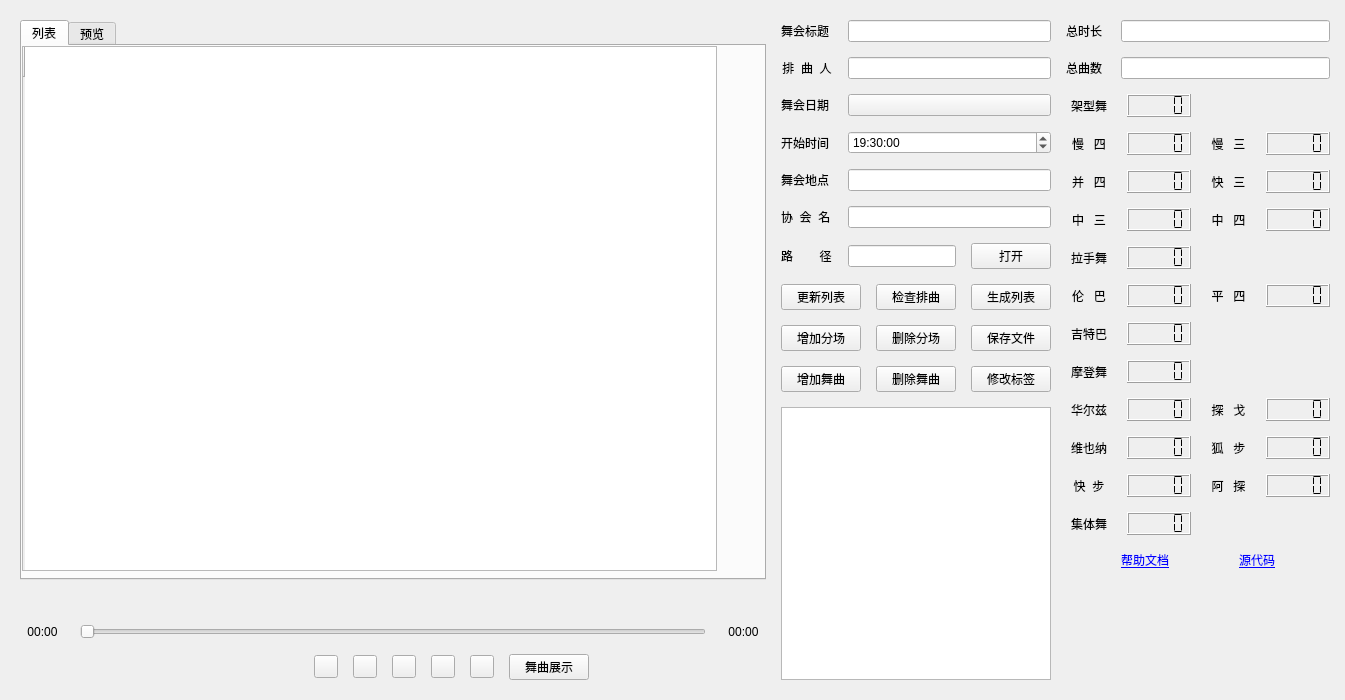
<?xml version="1.0" encoding="UTF-8"?>
<ui version="4.0">
 <class>Form</class>
 <widget class="QWidget" name="Form">
  <property name="windowModality">
   <enum>Qt::NonModal</enum>
  </property>
  <property name="geometry">
   <rect>
    <x>0</x>
    <y>0</y>
    <width>1345</width>
    <height>700</height>
   </rect>
  </property>
  <property name="minimumSize">
   <size>
    <width>1345</width>
    <height>700</height>
   </size>
  </property>
  <property name="windowTitle">
   <string>舞曲列表生成器</string>
  </property>
  <widget class="QFrame" name="QFrame_1">
   <property name="geometry">
    <rect>
     <x>0</x>
     <y>0</y>
     <width>1350</width>
     <height>700</height>
    </rect>
   </property>
   <layout class="QHBoxLayout" name="horizontalLayout_2" stretch="2,0,0">
    <property name="spacing">
     <number>15</number>
    </property>
    <property name="leftMargin">
     <number>20</number>
    </property>
    <property name="topMargin">
     <number>20</number>
    </property>
    <property name="rightMargin">
     <number>20</number>
    </property>
    <property name="bottomMargin">
     <number>20</number>
    </property>
    <item>
     <layout class="QVBoxLayout" name="verticalLayout">
      <item>
       <widget class="QTabWidget" name="tabWidget">
        <property name="currentIndex">
         <number>0</number>
        </property>
        <widget class="QWidget" name="tab_1">
         <attribute name="title">
          <string>列表</string>
         </attribute>
         <widget class="QTableWidget" name="TableWidget">
          <property name="geometry">
           <rect>
            <x>0</x>
            <y>0</y>
            <width>695</width>
            <height>525</height>
           </rect>
          </property>
          <property name="sizePolicy">
           <sizepolicy hsizetype="Expanding" vsizetype="Expanding">
            <horstretch>0</horstretch>
            <verstretch>0</verstretch>
           </sizepolicy>
          </property>
          <property name="dragDropMode">
           <enum>QAbstractItemView::InternalMove</enum>
          </property>
          <property name="defaultDropAction">
           <enum>Qt::MoveAction</enum>
          </property>
          <row>
           <property name="text">
            <string/>
           </property>
          </row>
         </widget>
        </widget>
        <widget class="QWidget" name="tab_2">
         <attribute name="title">
          <string>预览</string>
         </attribute>
         <widget class="QGraphicsView" name="graphicsView">
          <property name="geometry">
           <rect>
            <x>0</x>
            <y>0</y>
            <width>695</width>
            <height>525</height>
           </rect>
          </property>
          <property name="sizePolicy">
           <sizepolicy hsizetype="Expanding" vsizetype="Expanding">
            <horstretch>1</horstretch>
            <verstretch>1</verstretch>
           </sizepolicy>
          </property>
         </widget>
        </widget>
       </widget>
      </item>
      <item>
       <layout class="QGridLayout" name="gridLayout_6" columnstretch="0,1,0">
        <item row="1" column="2">
         <widget class="StrongBodyLabel" name="label_24">
          <property name="sizePolicy">
           <sizepolicy hsizetype="Fixed" vsizetype="Preferred">
            <horstretch>0</horstretch>
            <verstretch>0</verstretch>
           </sizepolicy>
          </property>
          <property name="minimumSize">
           <size>
            <width>45</width>
            <height>0</height>
           </size>
          </property>
          <property name="styleSheet">
           <string notr="true"/>
          </property>
          <property name="text">
           <string>00:00</string>
          </property>
          <property name="alignment">
           <set>Qt::AlignCenter</set>
          </property>
         </widget>
        </item>
        <item row="1" column="1">
         <widget class="QSlider" name="horizontalSlider">
          <property name="sizePolicy">
           <sizepolicy hsizetype="Preferred" vsizetype="Fixed">
            <horstretch>0</horstretch>
            <verstretch>0</verstretch>
           </sizepolicy>
          </property>
          <property name="orientation">
           <enum>Qt::Horizontal</enum>
          </property>
          <property name="tickPosition">
           <enum>QSlider::NoTicks</enum>
          </property>
         </widget>
        </item>
        <item row="1" column="0">
         <widget class="StrongBodyLabel" name="label_23">
          <property name="sizePolicy">
           <sizepolicy hsizetype="Fixed" vsizetype="Preferred">
            <horstretch>0</horstretch>
            <verstretch>0</verstretch>
           </sizepolicy>
          </property>
          <property name="minimumSize">
           <size>
            <width>45</width>
            <height>0</height>
           </size>
          </property>
          <property name="styleSheet">
           <string notr="true"/>
          </property>
          <property name="text">
           <string>00:00</string>
          </property>
          <property name="alignment">
           <set>Qt::AlignCenter</set>
          </property>
         </widget>
        </item>
        <item row="0" column="1">
         <widget class="StrongBodyLabel" name="label_25">
          <property name="sizePolicy">
           <sizepolicy hsizetype="Preferred" vsizetype="Fixed">
            <horstretch>0</horstretch>
            <verstretch>0</verstretch>
           </sizepolicy>
          </property>
          <property name="layoutDirection">
           <enum>Qt::LeftToRight</enum>
          </property>
          <property name="text">
           <string/>
          </property>
          <property name="alignment">
           <set>Qt::AlignCenter</set>
          </property>
         </widget>
        </item>
        <item row="2" column="1">
         <layout class="QHBoxLayout" name="horizontalLayout" stretch="2,2,0,0,0,0,0,0,2">
          <item>
           <spacer name="horizontalSpacer_15">
            <property name="orientation">
             <enum>Qt::Horizontal</enum>
            </property>
            <property name="sizeHint" stdset="0">
             <size>
              <width>40</width>
              <height>20</height>
             </size>
            </property>
           </spacer>
          </item>
          <item>
           <spacer name="horizontalSpacer_17">
            <property name="orientation">
             <enum>Qt::Horizontal</enum>
            </property>
            <property name="sizeHint" stdset="0">
             <size>
              <width>40</width>
              <height>20</height>
             </size>
            </property>
           </spacer>
          </item>
          <item>
           <widget class="ToolButton" name="pushButton_13">
            <property name="text">
             <string/>
            </property>
           </widget>
          </item>
          <item>
           <widget class="ToolButton" name="pushButton_11">
            <property name="text">
             <string/>
            </property>
           </widget>
          </item>
          <item>
           <widget class="ToolButton" name="pushButton">
            <property name="text">
             <string/>
            </property>
           </widget>
          </item>
          <item>
           <widget class="ToolButton" name="pushButton_10">
            <property name="text">
             <string/>
            </property>
           </widget>
          </item>
          <item>
           <widget class="ToolButton" name="pushButton_12">
            <property name="text">
             <string/>
            </property>
           </widget>
          </item>
          <item>
           <widget class="PushButton" name="pushButton_15">
            <property name="sizePolicy">
             <sizepolicy hsizetype="Minimum" vsizetype="Fixed">
              <horstretch>0</horstretch>
              <verstretch>0</verstretch>
             </sizepolicy>
            </property>
            <property name="text">
             <string>舞曲展示</string>
            </property>
           </widget>
          </item>
          <item>
           <spacer name="horizontalSpacer_16">
            <property name="orientation">
             <enum>Qt::Horizontal</enum>
            </property>
            <property name="sizeHint" stdset="0">
             <size>
              <width>40</width>
              <height>20</height>
             </size>
            </property>
           </spacer>
          </item>
         </layout>
        </item>
       </layout>
      </item>
     </layout>
    </item>
    <item>
     <layout class="QGridLayout" name="gridLayout_4" rowstretch="0,0,1">
      <item row="0" column="0">
       <layout class="QGridLayout" name="gridLayout_3">
        <item row="0" column="0">
         <widget class="StrongBodyLabel" name="StrongBodyLabel_1">
          <property name="text">
           <string>舞会标题</string>
          </property>
         </widget>
        </item>
        <item row="0" column="1" colspan="2">
         <widget class="LineEdit" name="LineEdit_1"/>
        </item>
        <item row="1" column="0">
         <widget class="StrongBodyLabel" name="StrongBodyLabel_2">
          <property name="text">
           <string>排  曲  人</string>
          </property>
          <property name="alignment">
           <set>Qt::AlignCenter</set>
          </property>
         </widget>
        </item>
        <item row="1" column="1" colspan="2">
         <widget class="LineEdit" name="LineEdit_2"/>
        </item>
        <item row="2" column="0">
         <widget class="StrongBodyLabel" name="StrongBodyLabel_3">
          <property name="text">
           <string>舞会日期</string>
          </property>
         </widget>
        </item>
        <item row="2" column="1" colspan="2">
         <widget class="CalendarPicker" name="CalendarPicker"/>
        </item>
        <item row="3" column="0">
         <widget class="StrongBodyLabel" name="StrongBodyLabel_6">
          <property name="text">
           <string>开始时间</string>
          </property>
         </widget>
        </item>
        <item row="3" column="1" colspan="2">
         <widget class="TimeEdit" name="TimeEdit">
          <property name="dateTime">
           <datetime>
            <hour>19</hour>
            <minute>30</minute>
            <second>0</second>
            <year>2000</year>
            <month>1</month>
            <day>1</day>
           </datetime>
          </property>
         </widget>
        </item>
        <item row="4" column="0">
         <widget class="StrongBodyLabel" name="StrongBodyLabel_8">
          <property name="text">
           <string>舞会地点</string>
          </property>
         </widget>
        </item>
        <item row="4" column="1" colspan="2">
         <widget class="EditableComboBox" name="EditableComboBox_2"/>
        </item>
        <item row="5" column="0">
         <widget class="StrongBodyLabel" name="StrongBodyLabel_4">
          <property name="text">
           <string>协  会  名</string>
          </property>
         </widget>
        </item>
        <item row="5" column="1" colspan="2">
         <widget class="EditableComboBox" name="EditableComboBox"/>
        </item>
        <item row="6" column="0">
         <widget class="StrongBodyLabel" name="StrongBodyLabel_5">
          <property name="text">
           <string>路        径</string>
          </property>
         </widget>
        </item>
        <item row="6" column="1">
         <widget class="LineEdit" name="LineEdit_3"/>
        </item>
        <item row="6" column="2">
         <widget class="PushButton" name="PushButton_1">
          <property name="enabled">
           <bool>true</bool>
          </property>
          <property name="sizePolicy">
           <sizepolicy hsizetype="Minimum" vsizetype="Fixed">
            <horstretch>0</horstretch>
            <verstretch>0</verstretch>
           </sizepolicy>
          </property>
          <property name="text">
           <string>打开</string>
          </property>
         </widget>
        </item>
       </layout>
      </item>
      <item row="1" column="0">
       <layout class="QGridLayout" name="gridLayout_2" rowstretch="0,0,0" columnstretch="0,0,0">
        <item row="0" column="0">
         <widget class="PushButton" name="pushButton_9">
          <property name="styleSheet">
           <string notr="true"/>
          </property>
          <property name="text">
           <string>更新列表</string>
          </property>
         </widget>
        </item>
        <item row="2" column="0">
         <widget class="PushButton" name="pushButton_7">
          <property name="styleSheet">
           <string notr="true"/>
          </property>
          <property name="text">
           <string>增加舞曲</string>
          </property>
         </widget>
        </item>
        <item row="2" column="2">
         <widget class="PushButton" name="pushButton_14">
          <property name="styleSheet">
           <string notr="true"/>
          </property>
          <property name="text">
           <string>修改标签</string>
          </property>
         </widget>
        </item>
        <item row="0" column="1">
         <widget class="PushButton" name="pushButton_3">
          <property name="styleSheet">
           <string notr="true"/>
          </property>
          <property name="text">
           <string>检查排曲</string>
          </property>
         </widget>
        </item>
        <item row="2" column="1">
         <widget class="PushButton" name="pushButton_8">
          <property name="styleSheet">
           <string notr="true"/>
          </property>
          <property name="text">
           <string>删除舞曲</string>
          </property>
         </widget>
        </item>
        <item row="0" column="2">
         <widget class="PushButton" name="pushButton_4">
          <property name="styleSheet">
           <string notr="true"/>
          </property>
          <property name="text">
           <string>生成列表</string>
          </property>
         </widget>
        </item>
        <item row="1" column="0">
         <widget class="PushButton" name="pushButton_5">
          <property name="styleSheet">
           <string notr="true"/>
          </property>
          <property name="text">
           <string>增加分场</string>
          </property>
         </widget>
        </item>
        <item row="1" column="1">
         <widget class="PushButton" name="pushButton_6">
          <property name="styleSheet">
           <string notr="true"/>
          </property>
          <property name="text">
           <string>删除分场</string>
          </property>
         </widget>
        </item>
        <item row="1" column="2">
         <widget class="PushButton" name="pushButton_2">
          <property name="styleSheet">
           <string notr="true"/>
          </property>
          <property name="text">
           <string>保存文件</string>
          </property>
         </widget>
        </item>
       </layout>
      </item>
      <item row="2" column="0">
       <widget class="TextEdit" name="textBrowser"/>
      </item>
     </layout>
    </item>
    <item>
     <layout class="QGridLayout" name="gridLayout_5" rowstretch="0,0,0,0,1" columnstretch="0,0,0,0,0">
      <property name="leftMargin">
       <number>0</number>
      </property>
      <property name="topMargin">
       <number>0</number>
      </property>
      <property name="rightMargin">
       <number>0</number>
      </property>
      <property name="bottomMargin">
       <number>0</number>
      </property>
      <item row="3" column="0">
       <spacer name="horizontalSpacer_9">
        <property name="orientation">
         <enum>Qt::Horizontal</enum>
        </property>
        <property name="sizeHint" stdset="0">
         <size>
          <width>40</width>
          <height>20</height>
         </size>
        </property>
       </spacer>
      </item>
      <item row="1" column="1" colspan="4">
       <widget class="LineEdit" name="LineEdit_5">
        <property name="readOnly">
         <bool>true</bool>
        </property>
       </widget>
      </item>
      <item row="3" column="4">
       <spacer name="horizontalSpacer_10">
        <property name="orientation">
         <enum>Qt::Horizontal</enum>
        </property>
        <property name="sizeHint" stdset="0">
         <size>
          <width>40</width>
          <height>20</height>
         </size>
        </property>
       </spacer>
      </item>
      <item row="0" column="0">
       <widget class="StrongBodyLabel" name="label">
        <property name="styleSheet">
         <string notr="true"/>
        </property>
        <property name="text">
         <string>总时长</string>
        </property>
       </widget>
      </item>
      <item row="2" column="0" colspan="5">
       <layout class="QGridLayout" name="gridLayout">
        <item row="1" column="0">
         <widget class="StrongBodyLabel" name="label_4">
          <property name="styleSheet">
           <string notr="true"/>
          </property>
          <property name="text">
           <string>慢   四</string>
          </property>
          <property name="alignment">
           <set>Qt::AlignCenter</set>
          </property>
         </widget>
        </item>
        <item row="7" column="0">
         <widget class="StrongBodyLabel" name="label_16">
          <property name="enabled">
           <bool>true</bool>
          </property>
          <property name="layoutDirection">
           <enum>Qt::LeftToRight</enum>
          </property>
          <property name="styleSheet">
           <string notr="true"/>
          </property>
          <property name="text">
           <string>摩登舞</string>
          </property>
          <property name="textFormat">
           <enum>Qt::AutoText</enum>
          </property>
          <property name="alignment">
           <set>Qt::AlignCenter</set>
          </property>
         </widget>
        </item>
        <item row="9" column="0">
         <widget class="StrongBodyLabel" name="label_19">
          <property name="styleSheet">
           <string notr="true"/>
          </property>
          <property name="text">
           <string>维也纳</string>
          </property>
          <property name="alignment">
           <set>Qt::AlignCenter</set>
          </property>
         </widget>
        </item>
        <item row="8" column="2">
         <widget class="StrongBodyLabel" name="label_18">
          <property name="styleSheet">
           <string notr="true"/>
          </property>
          <property name="text">
           <string>探   戈</string>
          </property>
          <property name="alignment">
           <set>Qt::AlignCenter</set>
          </property>
         </widget>
        </item>
        <item row="0" column="0">
         <widget class="StrongBodyLabel" name="label_6">
          <property name="enabled">
           <bool>true</bool>
          </property>
          <property name="styleSheet">
           <string notr="true"/>
          </property>
          <property name="text">
           <string>架型舞</string>
          </property>
          <property name="alignment">
           <set>Qt::AlignCenter</set>
          </property>
         </widget>
        </item>
        <item row="0" column="1">
         <widget class="QLCDNumber" name="lcdNumber_1">
          <property name="segmentStyle">
           <enum>QLCDNumber::Flat</enum>
          </property>
          <property name="value" stdset="0">
           <double>0.000000000000000</double>
          </property>
          <property name="intValue" stdset="0">
           <number>0</number>
          </property>
         </widget>
        </item>
        <item row="1" column="2">
         <widget class="StrongBodyLabel" name="label_5">
          <property name="styleSheet">
           <string notr="true"/>
          </property>
          <property name="text">
           <string>慢   三</string>
          </property>
          <property name="alignment">
           <set>Qt::AlignCenter</set>
          </property>
         </widget>
        </item>
        <item row="8" column="3">
         <widget class="QLCDNumber" name="lcdNumber_14">
          <property name="segmentStyle">
           <enum>QLCDNumber::Flat</enum>
          </property>
         </widget>
        </item>
        <item row="8" column="1">
         <widget class="QLCDNumber" name="lcdNumber_13">
          <property name="digitCount">
           <number>5</number>
          </property>
          <property name="segmentStyle">
           <enum>QLCDNumber::Flat</enum>
          </property>
         </widget>
        </item>
        <item row="1" column="1">
         <widget class="QLCDNumber" name="lcdNumber_2">
          <property name="segmentStyle">
           <enum>QLCDNumber::Flat</enum>
          </property>
         </widget>
        </item>
        <item row="11" column="1">
         <widget class="QLCDNumber" name="lcdNumber_18">
          <property name="segmentStyle">
           <enum>QLCDNumber::Flat</enum>
          </property>
         </widget>
        </item>
        <item row="3" column="2">
         <widget class="StrongBodyLabel" name="label_10">
          <property name="styleSheet">
           <string notr="true"/>
          </property>
          <property name="text">
           <string>中   四</string>
          </property>
          <property name="alignment">
           <set>Qt::AlignCenter</set>
          </property>
         </widget>
        </item>
        <item row="1" column="3">
         <widget class="QLCDNumber" name="lcdNumber_3">
          <property name="segmentStyle">
           <enum>QLCDNumber::Flat</enum>
          </property>
         </widget>
        </item>
        <item row="2" column="0">
         <widget class="StrongBodyLabel" name="label_7">
          <property name="styleSheet">
           <string notr="true"/>
          </property>
          <property name="text">
           <string>并   四</string>
          </property>
          <property name="alignment">
           <set>Qt::AlignCenter</set>
          </property>
         </widget>
        </item>
        <item row="4" column="1">
         <widget class="QLCDNumber" name="lcdNumber_8">
          <property name="segmentStyle">
           <enum>QLCDNumber::Flat</enum>
          </property>
         </widget>
        </item>
        <item row="5" column="3">
         <widget class="QLCDNumber" name="lcdNumber_10">
          <property name="segmentStyle">
           <enum>QLCDNumber::Flat</enum>
          </property>
         </widget>
        </item>
        <item row="4" column="0">
         <widget class="StrongBodyLabel" name="label_12">
          <property name="enabled">
           <bool>true</bool>
          </property>
          <property name="styleSheet">
           <string notr="true"/>
          </property>
          <property name="text">
           <string>拉手舞</string>
          </property>
          <property name="alignment">
           <set>Qt::AlignCenter</set>
          </property>
         </widget>
        </item>
        <item row="9" column="3">
         <widget class="QLCDNumber" name="lcdNumber_16">
          <property name="segmentStyle">
           <enum>QLCDNumber::Flat</enum>
          </property>
         </widget>
        </item>
        <item row="10" column="3">
         <widget class="QLCDNumber" name="lcdNumber_19">
          <property name="segmentStyle">
           <enum>QLCDNumber::Flat</enum>
          </property>
         </widget>
        </item>
        <item row="6" column="0">
         <widget class="StrongBodyLabel" name="label_14">
          <property name="styleSheet">
           <string notr="true"/>
          </property>
          <property name="text">
           <string>吉特巴</string>
          </property>
          <property name="alignment">
           <set>Qt::AlignCenter</set>
          </property>
         </widget>
        </item>
        <item row="2" column="1">
         <widget class="QLCDNumber" name="lcdNumber_4">
          <property name="segmentStyle">
           <enum>QLCDNumber::Flat</enum>
          </property>
         </widget>
        </item>
        <item row="10" column="2">
         <widget class="StrongBodyLabel" name="label_26">
          <property name="styleSheet">
           <string notr="true"/>
          </property>
          <property name="text">
           <string>阿   探</string>
          </property>
          <property name="alignment">
           <set>Qt::AlignCenter</set>
          </property>
         </widget>
        </item>
        <item row="11" column="0">
         <widget class="StrongBodyLabel" name="label_22">
          <property name="enabled">
           <bool>true</bool>
          </property>
          <property name="styleSheet">
           <string notr="true"/>
          </property>
          <property name="text">
           <string>集体舞</string>
          </property>
          <property name="alignment">
           <set>Qt::AlignCenter</set>
          </property>
         </widget>
        </item>
        <item row="5" column="1">
         <widget class="QLCDNumber" name="lcdNumber_9">
          <property name="segmentStyle">
           <enum>QLCDNumber::Flat</enum>
          </property>
         </widget>
        </item>
        <item row="3" column="0">
         <widget class="StrongBodyLabel" name="label_9">
          <property name="styleSheet">
           <string notr="true"/>
          </property>
          <property name="text">
           <string>中   三</string>
          </property>
          <property name="alignment">
           <set>Qt::AlignCenter</set>
          </property>
         </widget>
        </item>
        <item row="9" column="1">
         <widget class="QLCDNumber" name="lcdNumber_15">
          <property name="segmentStyle">
           <enum>QLCDNumber::Flat</enum>
          </property>
         </widget>
        </item>
        <item row="5" column="0">
         <widget class="StrongBodyLabel" name="label_13">
          <property name="styleSheet">
           <string notr="true"/>
          </property>
          <property name="text">
           <string>伦   巴</string>
          </property>
          <property name="alignment">
           <set>Qt::AlignCenter</set>
          </property>
         </widget>
        </item>
        <item row="2" column="3">
         <widget class="QLCDNumber" name="lcdNumber_5">
          <property name="segmentStyle">
           <enum>QLCDNumber::Flat</enum>
          </property>
         </widget>
        </item>
        <item row="7" column="1">
         <widget class="QLCDNumber" name="lcdNumber_12">
          <property name="segmentStyle">
           <enum>QLCDNumber::Flat</enum>
          </property>
         </widget>
        </item>
        <item row="6" column="1">
         <widget class="QLCDNumber" name="lcdNumber_11">
          <property name="segmentStyle">
           <enum>QLCDNumber::Flat</enum>
          </property>
         </widget>
        </item>
        <item row="5" column="2">
         <widget class="StrongBodyLabel" name="label_15">
          <property name="styleSheet">
           <string notr="true"/>
          </property>
          <property name="text">
           <string>平   四</string>
          </property>
          <property name="alignment">
           <set>Qt::AlignCenter</set>
          </property>
         </widget>
        </item>
        <item row="8" column="0">
         <widget class="StrongBodyLabel" name="label_17">
          <property name="styleSheet">
           <string notr="true"/>
          </property>
          <property name="text">
           <string>华尔兹</string>
          </property>
          <property name="alignment">
           <set>Qt::AlignCenter</set>
          </property>
         </widget>
        </item>
        <item row="9" column="2">
         <widget class="StrongBodyLabel" name="label_20">
          <property name="styleSheet">
           <string notr="true"/>
          </property>
          <property name="text">
           <string>狐   步</string>
          </property>
          <property name="alignment">
           <set>Qt::AlignCenter</set>
          </property>
         </widget>
        </item>
        <item row="3" column="3">
         <widget class="QLCDNumber" name="lcdNumber_7">
          <property name="segmentStyle">
           <enum>QLCDNumber::Flat</enum>
          </property>
         </widget>
        </item>
        <item row="10" column="0">
         <widget class="StrongBodyLabel" name="label_21">
          <property name="styleSheet">
           <string notr="true"/>
          </property>
          <property name="text">
           <string>快  步</string>
          </property>
          <property name="alignment">
           <set>Qt::AlignCenter</set>
          </property>
         </widget>
        </item>
        <item row="10" column="1">
         <widget class="QLCDNumber" name="lcdNumber_17">
          <property name="segmentStyle">
           <enum>QLCDNumber::Flat</enum>
          </property>
         </widget>
        </item>
        <item row="3" column="1">
         <widget class="QLCDNumber" name="lcdNumber_6">
          <property name="segmentStyle">
           <enum>QLCDNumber::Flat</enum>
          </property>
         </widget>
        </item>
        <item row="2" column="2">
         <widget class="StrongBodyLabel" name="label_8">
          <property name="styleSheet">
           <string notr="true"/>
          </property>
          <property name="text">
           <string>快   三</string>
          </property>
          <property name="alignment">
           <set>Qt::AlignCenter</set>
          </property>
         </widget>
        </item>
       </layout>
      </item>
      <item row="3" column="1">
       <widget class="StrongBodyLabel" name="label_3">
        <property name="text">
         <string>&lt;a href=&quot;https://blog.guokr.work:888/index.php/archives/151/&quot;&gt;帮助文档</string>
        </property>
        <property name="alignment">
         <set>Qt::AlignCenter</set>
        </property>
        <property name="openExternalLinks">
         <bool>true</bool>
        </property>
       </widget>
      </item>
      <item row="0" column="1" colspan="4">
       <widget class="LineEdit" name="LineEdit_4">
        <property name="enabled">
         <bool>true</bool>
        </property>
        <property name="readOnly">
         <bool>true</bool>
        </property>
       </widget>
      </item>
      <item row="1" column="0">
       <widget class="StrongBodyLabel" name="label_2">
        <property name="styleSheet">
         <string notr="true"/>
        </property>
        <property name="text">
         <string>总曲数</string>
        </property>
       </widget>
      </item>
      <item row="3" column="3">
       <widget class="StrongBodyLabel" name="label_11">
        <property name="styleSheet">
         <string notr="true"/>
        </property>
        <property name="text">
         <string>&lt;html&gt;&lt;head/&gt;&lt;body&gt;&lt;p&gt;&lt;a href=&quot;https://git.guokr.work:888/Guokr/SongList_Gen2&quot;&gt;&lt;span style=&quot; text-decoration: underline; color:#0000ff;&quot;&gt;源代码&lt;/span&gt;&lt;/a&gt;&lt;/p&gt;&lt;/body&gt;&lt;/html&gt;</string>
        </property>
        <property name="alignment">
         <set>Qt::AlignCenter</set>
        </property>
        <property name="openExternalLinks">
         <bool>true</bool>
        </property>
       </widget>
      </item>
      <item row="3" column="2">
       <spacer name="horizontalSpacer_7">
        <property name="orientation">
         <enum>Qt::Horizontal</enum>
        </property>
        <property name="sizeHint" stdset="0">
         <size>
          <width>40</width>
          <height>20</height>
         </size>
        </property>
       </spacer>
      </item>
      <item row="4" column="2">
       <spacer name="verticalSpacer">
        <property name="orientation">
         <enum>Qt::Vertical</enum>
        </property>
        <property name="sizeHint" stdset="0">
         <size>
          <width>20</width>
          <height>40</height>
         </size>
        </property>
       </spacer>
      </item>
     </layout>
    </item>
   </layout>
  </widget>
 </widget>
 <customwidgets>
  <customwidget>
   <class>PushButton</class>
   <extends>QPushButton</extends>
   <header>qfluentwidgets</header>
  </customwidget>
  <customwidget>
   <class>ToolButton</class>
   <extends>QToolButton</extends>
   <header>qfluentwidgets</header>
  </customwidget>
  <customwidget>
   <class>CalendarPicker</class>
   <extends>QPushButton</extends>
   <header>qfluentwidgets</header>
  </customwidget>
  <customwidget>
   <class>StrongBodyLabel</class>
   <extends>QLabel</extends>
   <header>qfluentwidgets</header>
  </customwidget>
  <customwidget>
   <class>LineEdit</class>
   <extends>QLineEdit</extends>
   <header>qfluentwidgets</header>
  </customwidget>
  <customwidget>
   <class>TextEdit</class>
   <extends>QTextEdit</extends>
   <header>qfluentwidgets</header>
  </customwidget>
  <customwidget>
   <class>TimeEdit</class>
   <extends>QTimeEdit</extends>
   <header>qfluentwidgets</header>
  </customwidget>
  <customwidget>
   <class>EditableComboBox</class>
   <extends>LineEdit</extends>
   <header>qfluentwidgets</header>
  </customwidget>
 </customwidgets>
 <resources/>
 <connections/>
</ui>
